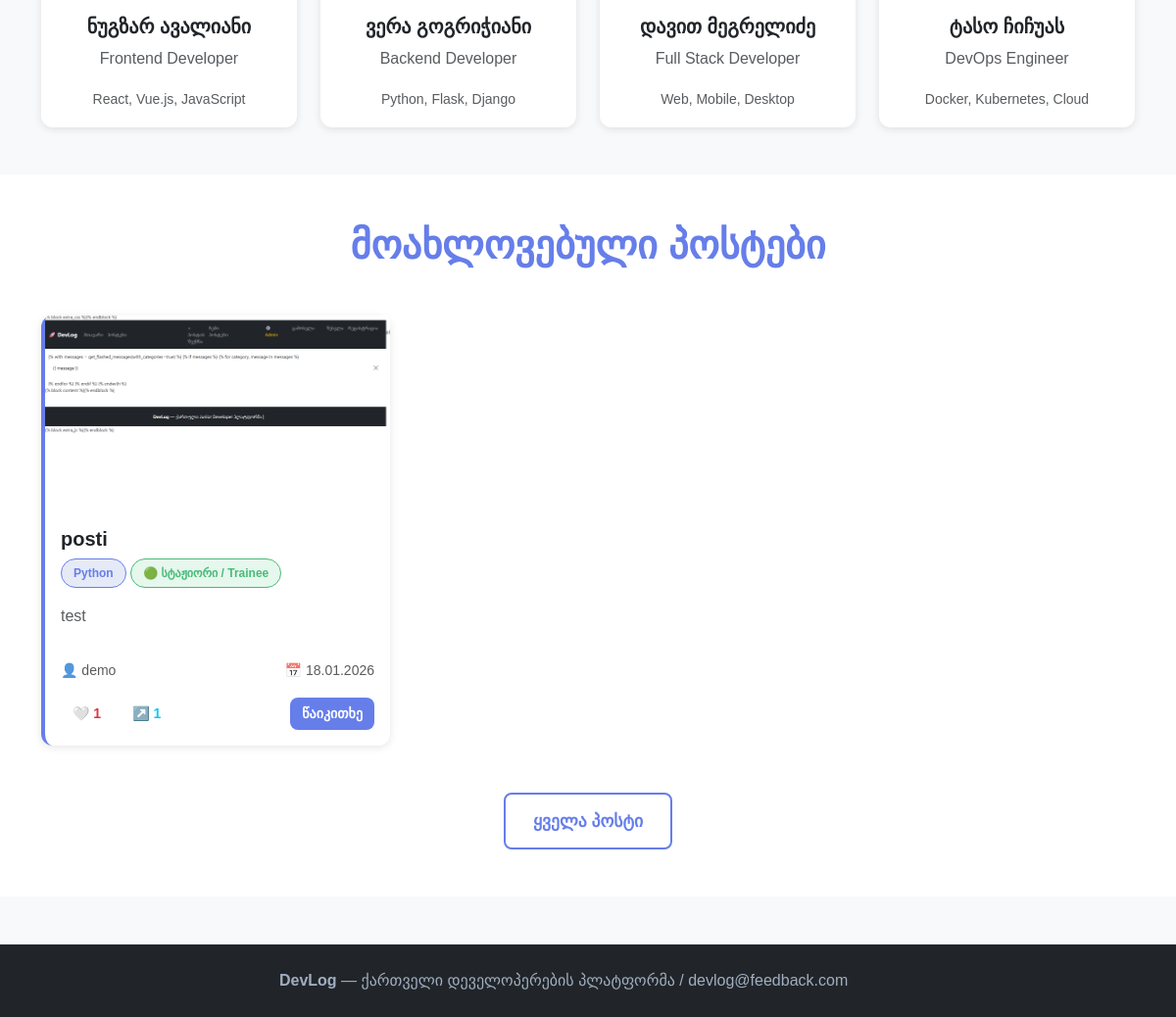
Before: / (lower part) with the older database file.
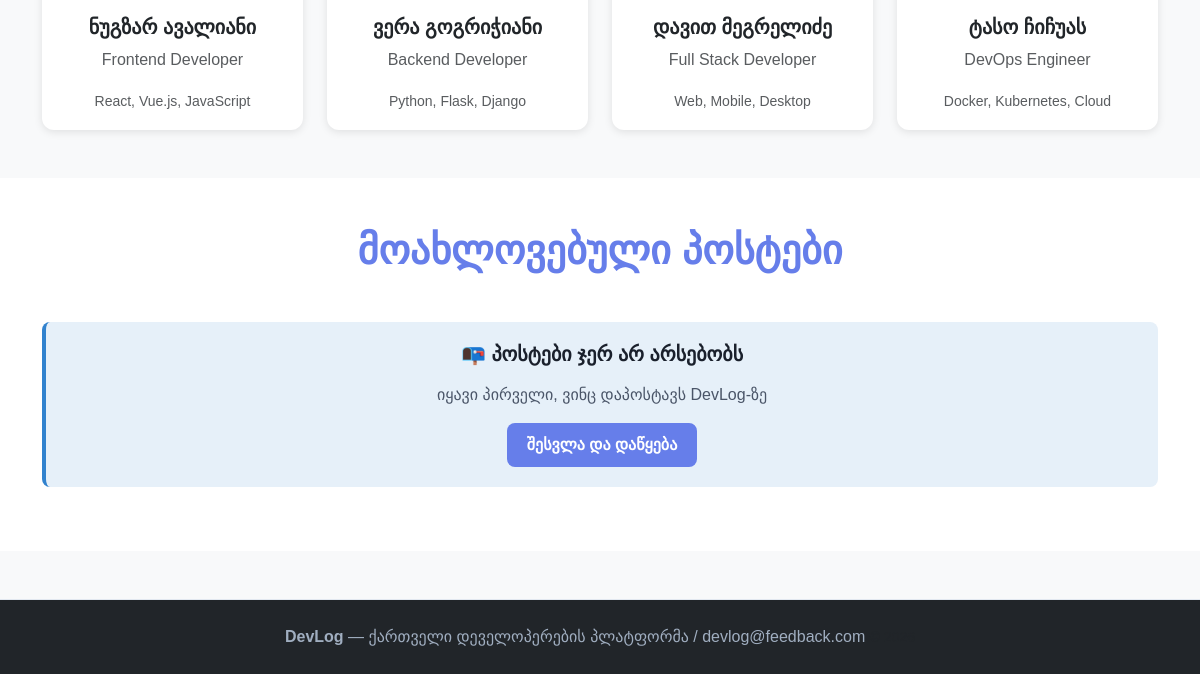
After: the same page with the newer database file.
### models.py (models this page shows, shortened)
class Post(db.Model):
    __tablename__ = 'posts'
    id = db.Column(db.Integer, primary_key=True)
    title = db.Column(db.String(200))
    content = db.Column(db.Text)
    language = db.Column(db.String(50))
    level = db.Column(db.String(50))
    photo = db.Column(db.String(255))
    is_published = db.Column(db.Boolean, default=False)
    created_at = db.Column(db.DateTime, default=datetime.now)
    updated_at = db.Column(db.DateTime, default=datetime.now)
    author_id = db.Column(db.Integer, db.ForeignKey('users.id'))
    comments = db.relationship('Comment', backref='post', cascade='all, delete-orphan')
    likes = db.relationship('Like', backref='post', cascade='all, delete-orphan')
    reposts = db.relationship('Repost', backref='post', cascade='all, delete-orphan')
    notifications = db.relationship('Notification', backref='post', cascade='all, delete-orphan')

class User(db.Model):
    __tablename__ = 'users'
    id = db.Column(db.Integer, primary_key=True)
    username = db.Column(db.String(80), unique=True)
    email = db.Column(db.String(120), unique=True)
    password = db.Column(db.String(255))
    role = db.Column(db.String(20), default='user')
    level = db.Column(db.String(50), default='beginner')
    gender = db.Column(db.String(20), default='other')
    profile_photo = db.Column(db.String(255), default='/static/images/avatar-default.png')
    bio = db.Column(db.Text, default='')
    created_at = db.Column(db.DateTime, default=datetime.now)
    posts = db.relationship('Post', backref='author')
    comments = db.relationship('Comment', backref='author')
    likes = db.relationship('Like', backref='author')
    reposts = db.relationship('Repost', backref='author')
    notifications = db.relationship('Notification', backref='recipient', foreign_keys='Notification.user_id')
    sent_notifications = db.relationship('Notification', backref='sender', foreign_keys='Notification.sender_id')
    messages_sent = db.relationship('Message', backref='sender', foreign_keys='Message.sender_id')
    messages_received = db.relationship('Message', backref='receiver', foreign_keys='Message.receiver_id')
    following = db.relationship(
        'User',
        secondary=follow_table,
        primaryjoin=follow_table.c.follower_id == id,
        secondaryjoin=follow_table.c.followed_id == id,
        backref='followers'
    )

### routes.py (the view)
    @app.route('/')
    def index():
        posts = Post.query.filter_by(is_published=True)
        posts = posts.order_by(Post.created_at.desc())
        posts = posts.limit(6)
        posts = posts.all()
        return render_template('index.html', posts=posts)

### app.py (called while the page is built)
def get_current_user():
    if 'user_id' in session:
        user = User.query.get(session['user_id'])
        return user
    return None

def get_unread_count():
    user = get_current_user()
    if user:
        notifications = Notification.query.filter_by(user_id=user.id, is_read=False).all()
        count = len(notifications)
        return count
    return 0

@app.context_processor
def inject_globals():
    user = get_current_user()
    if user:
        user.is_authenticated = True
    return {
        'current_user': user,
        'unread_notifications_count': get_unread_count()
    }

### templates/index.html (shortened to what the changed rows need)
{% extends "base.html" %}
{% block content %}
<section class="py-5 bg-white">
    <div class="container">
        <h2 class="section-title text-center mb-5">მოახლოვებული პოსტები</h2>
        {% if posts %}
            <div class="row g-4">
                {% for post in posts[:6] %}
                    <div class="col-md-6 col-lg-4">
                        <div class="card h-100 post-card">
                            {% if post.photo %}
                            <img src="{{ url_for('static', filename='uploads/posts/' + post.photo) }}" class="card-img-top" alt="{{ post.title }}" style="max-height: 200px; object-fit: cover;">
                            {% endif %}
                            <div class="card-body d-flex flex-column">
                                <h5 class="card-title">{{ post.title }}</h5>
                                <div class="mb-3">
                                    <span class="badge badge-language">{{ post.language }}</span>
                                    <span class="badge badge-level">
                                        {% if post.level == 'beginner' %}🟢 სტაჟიორი / Trainee
                                        {% elif post.level == 'junior' %}🔵 ჯუნიორი / Junior
                                        {% elif post.level == 'intermediate' %}🟠 საშუალო / Mid-Level
                                        {% else %}🔴 სენიორი / Senior
                                        {% endif %}
                                    </span>
                                </div>
                                <p class="card-text text-muted flex-grow-1">
                                    {{ post.content[:120] }}{% if post.content|length > 120 %}...{% endif %}
                                </p>
                                <div class="d-flex justify-content-between align-items-center mt-3 small text-muted">
                                    <a href="{{ url_for('user_profile', username=post.author.username) }}" class="text-decoration-none text-muted">👤 {{ post.author.username }}</a>
                                    <span>📅 {{ post.created_at.strftime('%d.%m.%Y') if post.created_at else 'უცნობი' }}</span>
                                </div>
                                <div class="d-flex gap-2 mt-3 align-items-center">
                                    {% if current_user %}
                                        <form method="POST" action="{{ url_for('like_post', post_id=post.id) }}" style="display: inline;">
                                            <button type="submit" class="btn btn-sm btn-outline-danger" title="მოწონება">
                                                🤍 {{ post.likes|length }}
                                            </button>
                                        </form>
                                    {% else %}
                                        <a href="{{ url_for('login') }}" class="btn btn-sm btn-outline-danger" title="მოწონება">🤍 {{ post.likes|length }}</a>
                                    {% endif %}
                                    {% if current_user %}
                                        <form method="POST" action="{{ url_for('repost_post', post_id=post.id) }}" style="display: inline;">
                                            <button type="submit" class="btn btn-sm btn-outline-info" title="რეპოსტი">
                                                ↗️ {{ post.reposts|length }}
                                            </button>
                                        </form>
                                    {% else %}
                                        <a href="{{ url_for('login') }}" class="btn btn-sm btn-outline-info" title="რეპოსტი">↗️ {{ post.reposts|length }}</a>
                                    {% endif %}
                                    <a href="{{ url_for('post_detail', post_id=post.id) }}" class="btn btn-primary btn-sm ms-auto">წაიკითხე</a>
                                </div>
                            </div>
                        </div>
                    </div>
                {% endfor %}
            </div>
            <div class="text-center mt-5">
                <a href="{{ url_for('posts') }}" class="btn btn-outline-primary btn-lg">ყველა პოსტი</a>
            </div>
        {% else %}
            <div class="alert alert-info text-center" role="alert">
                <h5>📭 პოსტები ჯერ არ არსებობს</h5>
                <p>იყავი პირველი, ვინც დაპოსტავს DevLog-ზე</p>
                {% if current_user %}
                    <a href="{{ url_for('create_post') }}" class="btn btn-primary">პოსტის შექმნა</a>
                {% else %}
                    <a href="{{ url_for('login') }}" class="btn btn-primary">შესვლა და დაწყება</a>
                {% endif %}
            </div>
        {% endif %}
    </div>
</section>
{% endblock %}

Changed rows visible on the page:
removed Post: photo (picture), title "posti", language "Python", level "🟢 სტაჟიორი / Trainee", content "test", author.username "demo", created_at "18.01.2026", likes|length "1", reposts|length "1"
Other visible differences:
text no longer shown: "ყველა პოსტი"
text now shown: "📭 პოსტები ჯერ არ არსებობს იყავი პირველი, ვინც დაპოსტავს DevLog-ზე შესვლა და დაწყება"
